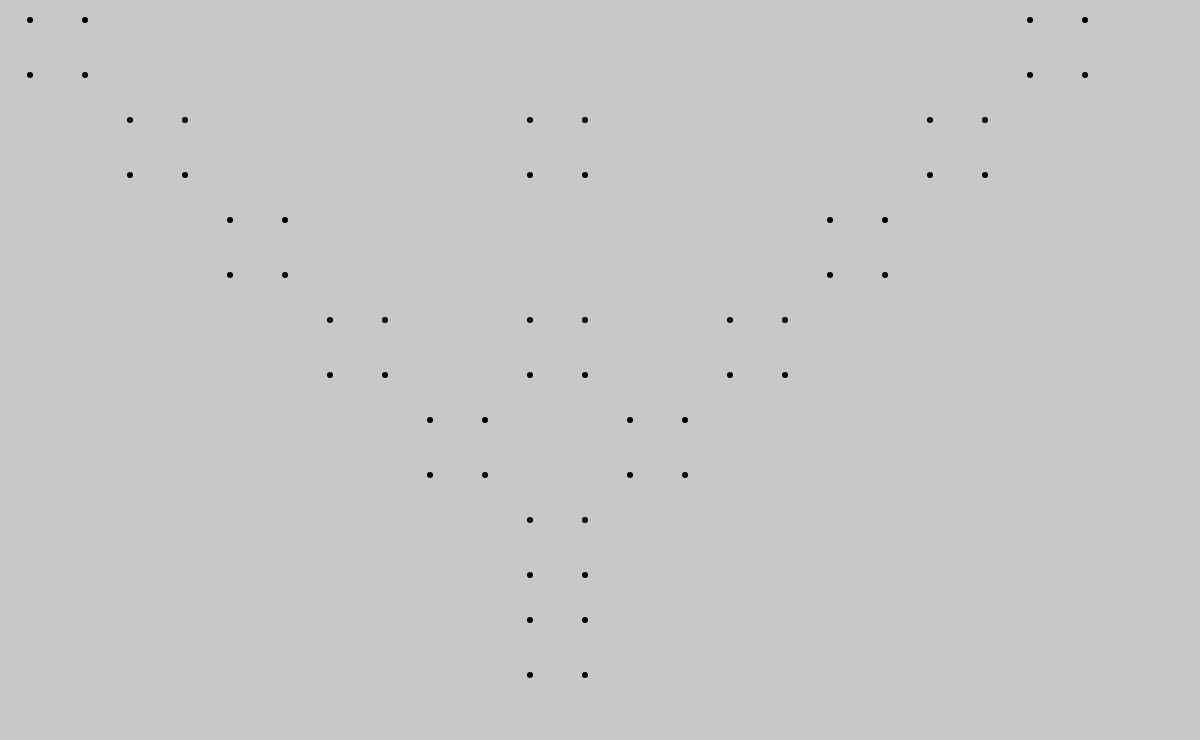
Frame 1 (no input)
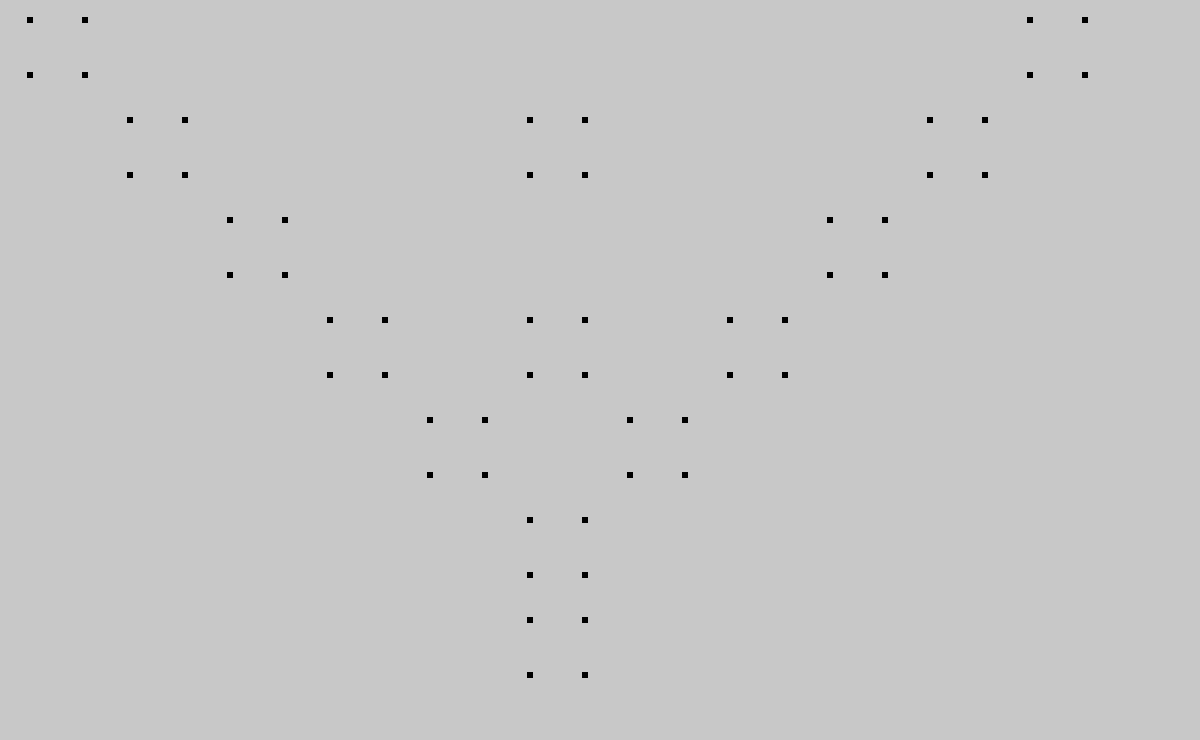
Frame 60 (no input)
Frame 120 (the mouse pressed at the canvas centre since frame 60): identical to frame 60, image omitted

The p5.js sketch that drew these frames (run headless with seeded random() and noise() and a simulated clock; from frame 60 on, the mouse is pressed at the canvas centre):

// p5.js sketch
// ── sketch.js
function setup() {
    createCanvas(1200, 740);
    background(200);
  }
  
  function draw() {
    if (mouseIsPressed) {
      fill(255,0,0);
    } else {
      fill(200);
    }
    strokeWeight(6);
    point(30, 20);
point(85, 20);
point(85, 75);
point(30, 75);
point(130, 120);
point(185, 120);
point(185, 175);
point(130, 175);
point(230, 220);
point(285, 220);
point(285, 275);
point(230, 275);
point(330, 320);
point(385, 320);
point(385, 375);
point(330, 375);
point(430, 420);
point(485, 420);
point(485, 475);
point(430, 475);
  point(530, 520);
  point(585, 520);
  point(585, 575);
  point(530, 575);
point(630, 420);
point(685, 420);
point(685, 475);
point(630, 475);
point(730, 320);
point(785, 320);
point(785, 375);
point(730, 375);
point(830, 220);
point(885, 220);
point(885, 275);
point(830, 275);
point(930, 120);
point(985, 120);
point(985, 175);
point(930, 175);
point(1030, 20);
point(1085, 20);
point(1085, 75);
point(1030, 75);
point(530, 320);
point(585, 320);
point(585, 375);
point(530, 375);
point(530, 120);
point(585, 120);
point(585, 175);
point(530, 175);
point(530, 620);
point(585, 620);
point(585, 675);
point(530, 675);
    
  }
